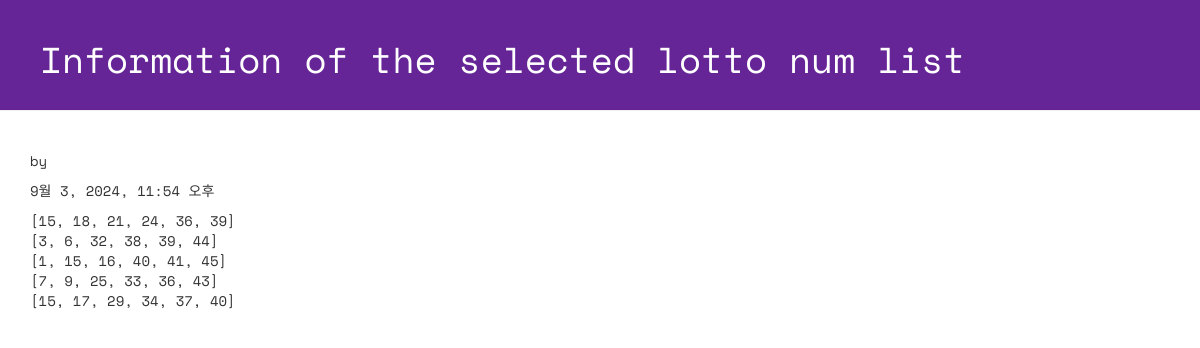
Screenshot of /lotto/2/detail with the database file from the repository.
### lotto/models.py (models this page shows, shortened)
class GuessNumbers(models.Model):
   name = models.CharField(max_length=24) # �ζ� ��ȣ ����Ʈ�� �̸�
   text = models.CharField(max_length=255) # �ζ� ��ȣ ����Ʈ�� ���� ����
   lottos = models.CharField(max_length=255, default='[1, 2, 3, 4, 5, 6]') # �ζ� ��ȣ���� ��� str
   num_lotto = models.IntegerField(default=5) # 6�� ��ȣ set�� ����
   update_date = models.DateTimeField()

### lotto/views.py (the view)
# urls.py: path('lotto/<int:lottokey>/detail', views.detail, name='detail'),
def detail(request, lottokey):
     lotto = GuessNumbers.objects.get(pk = lottokey) # primary key
     return render(request, "lotto/detail.html", {"lotto": lotto})

### lotto/templates/lotto/detail.html (shortened to what this page needs)
<!DOCTYPE html>
{% load static %}
<html lang="ko">
<head>
    <link rel="stylesheet" href="//maxcdn.bootstrapcdn.com/bootstrap/3.2.0/css/bootstrap.min.css">
    <link rel="stylesheet" href="//maxcdn.bootstrapcdn.com/bootstrap/3.2.0/css/bootstrap-theme.min.css">
    <link rel="stylesheet" href="{% static 'css/lotto.css'%}">
</head>
<body>
    <div class="page-header">
        <h1>Information of the selected lotto num list</h1>
    </div>
    <div class="container lotto">
        <p> by {{ lotto.name }}</p>
        <p> {{ lotto.update_date }}</p>
        <p> {{ lotto.lottos | linebreaksbr }}</p>
    </div>
</body>
</html>

### lotto/static/css/lotto.css (style rules this page uses)
.page-header { background-color: #652596; margin-top: 0; padding: 20px 20px 20px 40px; font-family: 'Space Mono', monospace; }
.page-header h1 { color: #FFFFFF; }
.container { font-family: 'Space Mono', monospace; }

### rows the page displays
GuessNumbers: update_date "9월 3, 2024, 11:54 오후", lottos "[15, 18, 21, 24, 36, 39] [3, 6, 32, 38, 39, 44] [1, 15, 16, 40, 41, 45] [7, 9, 25, 33, 36, 43] [15, 17, 29, 34, 37, 40]"
